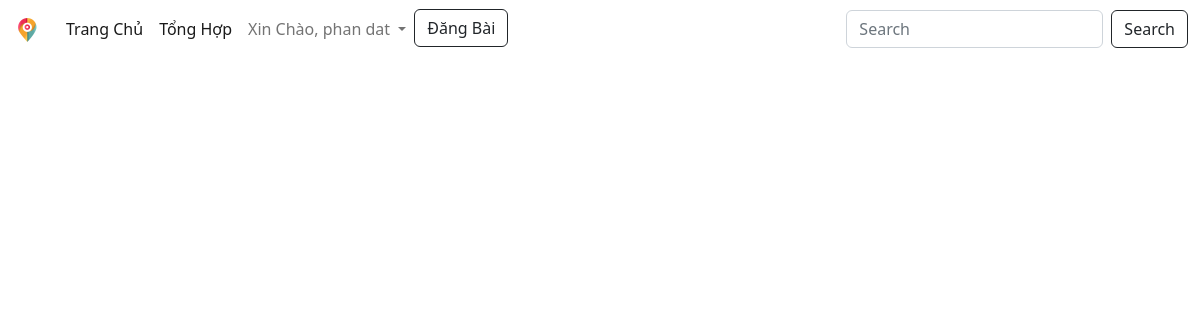
The app's page /mypost/ (signed in), older data.
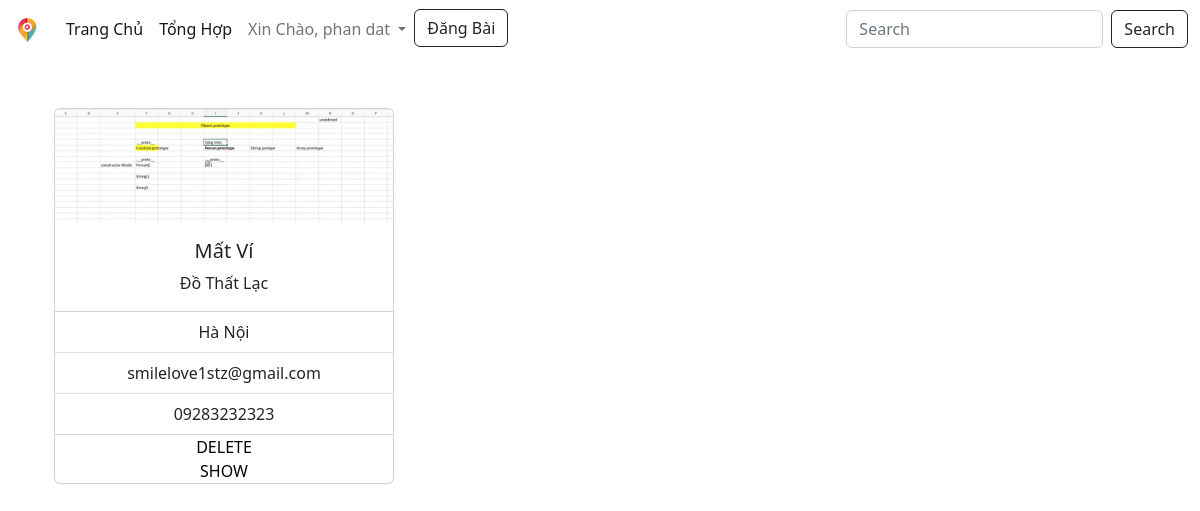
The same page, newer data.
### home/models.py (models this page shows, shortened)
class mypost(models.Model):
    user = models.TextField(null=True)
    title = models.TextField(max_length=1000)
    type = models.TextField()
    object = models.TextField()
    descrip = models.TextField(max_length=10000000)
    address = models.TextField()
    name = models.TextField(max_length=1000)
    pnum = models.IntegerField(null=True, blank=True)
    email = models.TextField(max_length=1000)
    images = models.ImageField(null=True ,blank=True , upload_to='images/')

### home/views.py (the view)
# urls.py: path('mypost/' , home.get_my_post, name="mypost"),
def get_my_post(request):
    if request.method == "GET":
        onedata = mypost.objects.filter().order_by('-pk')
        context = {
            'post':onedata
        }
    return render(request, 'mypost.html', context)

### home/Templates/mypost.html (shortened to what this page needs)
{% load static %}
<!DOCTYPE html>
<html>
    <head>
         <link rel="stylesheet" type"text/css" href="{% static 'css/mypost/mypost.css' %}">
         <link rel="stylesheet" href="https://cdn.jsdelivr.net/npm/bootstrap-icons@1.9.1/font/bootstrap-icons.css">
         <link href="https://cdn.jsdelivr.net/npm/bootstrap@5.2.1/dist/css/bootstrap.min.css" rel="stylesheet">
    </head>
    <body>
      {% include 'header.html' %}
        {% block content %}
        <div class="body text-center container">
            <div class="row container">
              {% for x in post %}
                {% if x.user == user.username %}
                <div class="col-sm-4">
                  <div class="card mb-3" >
                    <img src={{x.images.url}} class="card-img-top" alt="Image Not Found">
                    <div class="card-body">
                      <h5 class="card-title">{{x.title}}</h5>
                      <p class="card-text"> {{x.type}}</p>
                    </div>
                    <ul class="list-group list-group-flush">
                      <li class="list-group-item">{{x.address}}</li>
                      <li class="list-group-item">{{x.email}}</li>
                      <li class="list-group-item">0{{x.pnum}}</li>
                    </ul>
                    <a style="text-decoration:none; color:black" href="{% url "delete_post" x.id %}"> DELETE </a>
                    <a style="text-decoration:none; color:black" href="{% url "show_post" x.id %}"> SHOW </a>
                  </div>
                </div>
                  {% endif %}
                {% endfor %}
              </div>
              {%endblock%}
    </body>
</html>

Row changes from the older to the newer data that the page shows:
added mypost: images (picture), title "Mất Ví", type "Đồ Thất Lạc", address "Hà Nội", email "smilelove1stz@gmail.com", pnum "9283232323"
